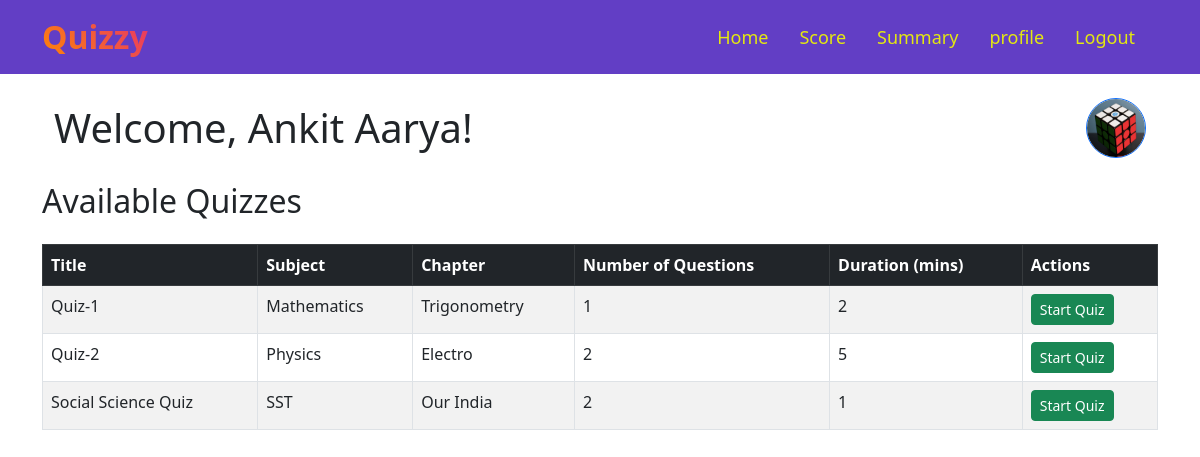
Before: /user/dashboard (signed in) with the older database file.
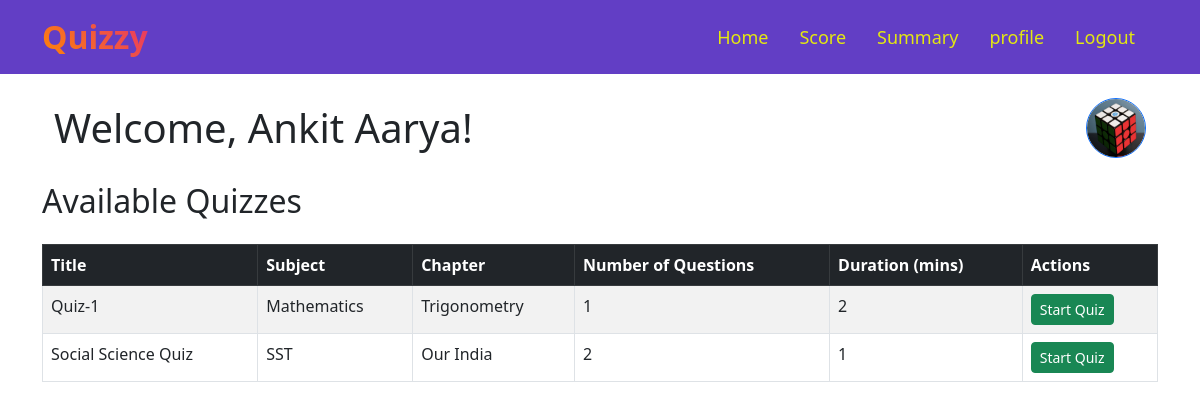
After: the same page with the newer database file.
### models.py (models this page shows)
class User(db.Model):
    id = db.Column(db.Integer, primary_key=True)
    username = db.Column(db.String(80), unique=True, nullable=False)
    password = db.Column(db.String(200), nullable=False)
    name = db.Column(db.String(80), nullable=False)
    qualification = db.Column(db.String(80), nullable=False)
    dob = db.Column(db.String(10), nullable=False)
    is_admin = db.Column(db.Boolean, nullable=False, default=False)

class Quiz(db.Model):
    id = db.Column(db.Integer, primary_key=True)
    title = db.Column(db.String(200), nullable=False)  # Title of the quiz
    subject_id = db.Column(db.Integer, db.ForeignKey('subject.id'), nullable=False)  # Related subject
    chapter_id = db.Column(db.Integer, db.ForeignKey('chapter.id'), nullable=False)  # Related chapter
    num_questions = db.Column(db.Integer, nullable=False)  # Number of questions in the quiz
    duration = db.Column(db.Integer, nullable=False)  # Duration in minutes
    created_at = db.Column(db.DateTime, default=datetime.utcnow)  # Timestamp
    subject = db.relationship('Subject', backref='quizzes', lazy="joined")
    chapter = db.relationship('Chapter', backref='quizzes', lazy="joined")

class Subject(db.Model):
    id = db.Column(db.Integer, primary_key=True)
    sub_name = db.Column(db.String(100), nullable=False, unique=True)
    chapters = db.relationship('Chapter', backref='subject', lazy=True, cascade="all, delete-orphan")

class Chapter(db.Model):
    id = db.Column(db.Integer, primary_key=True)
    name = db.Column(db.String(100), nullable=False)
    subject_id = db.Column(db.Integer, db.ForeignKey('subject.id'), nullable=False)
    questions = db.relationship('Question', backref='chapter', lazy=True, cascade="all, delete-orphan")

### routes.py (the view)
@app.route('/user/dashboard')
@auth_required
def user_dashboard():
    quizzes = Quiz.query.all()
    user_name = session.get('user_name', 'User')
    return render_template('user_side/user_dashboard.html', quizzes=quizzes, user_name=user_name )

### routes.py (called while the page is built)
def auth_required(func):
    @wraps(func)
    def inner(*args, **kwargs):
        if "user_id" not in session:
            flash('Please login to continue', 'info')
            return redirect(url_for('login'))
        user = User.query.get(session['user_id'])
        if not user:
            flash('User not found, please login again', 'danger')
            return redirect(url_for('login'))
        if user.is_admin:  # Block admin access
            flash('You are not allowed to access this page', 'danger')
            return redirect(url_for('home'))  # Redirect admin to home
        return func(*args, **kwargs)
    return inner

### templates/user_side/user_dashboard.html (shortened to what this page needs)
<!DOCTYPE html>
<html lang="en">
<head>
    {% block head %}
    <link rel="stylesheet" href="{{ url_for('static', filename='css/flash.css') }}">
    <link rel="stylesheet" href="https://cdn.jsdelivr.net/npm/bootstrap@5.3.3/dist/css/bootstrap.min.css">
    {% endblock %}
</head>
<body>
    {% include 'user_side/nav2.html' %}
    {% block content %}
    <div class="container mt-4 px-4">
        <div class="d-flex justify-content-between align-items-center">
            <h1 class="mb-0">Welcome, {{ user_name }}!</h1>
            <div>
                <img src="{{ url_for('static', filename='images/profile_0.png') }}" alt="Profile Picture"
                    class="rounded-circle border border-primary" width="60" height="60">
            </div>
        </div>
    </div>
    <div class="container mt-4">
        <h2 class="mb-4">Available Quizzes</h2>
        {% if quizzes %}
        <div class="table-responsive">
            <table class="table table-bordered table-striped">
                <thead class="table-dark">
                    <tr>
                        <th>Title</th>
                        <th>Subject</th>
                        <th>Chapter</th>
                        <th>Number of Questions</th>
                        <th>Duration (mins)</th>
                        <th>Actions</th>
                    </tr>
                </thead>
                <tbody>
                    {% for quiz in quizzes %}
                    <tr>
                        <td>{{ quiz.title }}</td>
                        <td>{{ quiz.subject.sub_name }}</td>
                        <td>{{ quiz.chapter.name }}</td>
                        <td>{{ quiz.num_questions }}</td>
                        <td>{{ quiz.duration }}</td>
                        <td>
                            <a href="{{ url_for('start_quiz', quiz_id=quiz.id) }}" class="btn btn-success btn-sm">Start
                                Quiz</a>
                        </td>
                    </tr>
                    {% endfor %}
                </tbody>
            </table>
        </div>
        {% else %}
        <p class="alert alert-warning">No quizzes available at the moment.</p>
        {% endif %}
    </div>
    {% endblock %}
</body>
</html>

### templates/user_side/nav2.html (shortened to what this page needs)
<!DOCTYPE html>
<html lang="en">
<head>
    <link href="https://cdn.jsdelivr.net/npm/bootstrap@5.3.0/dist/css/bootstrap.min.css" rel="stylesheet">
</head>
<body>
    <nav class="navbar navbar-expand-lg navbar-dark">
        <div class="container">
            <a class="navbar-brand" href="{{url_for('user_dashboard')}}">Quizzy</a>
            <div class="collapse navbar-collapse" id="navbarNav">
                <ul class="navbar-nav ms-auto">
                    <li class="nav-item"><a class="nav-link" href="{{url_for('user_dashboard')}}">Home</a></li>
                    <li class="nav-item"><a class="nav-link" href="{{url_for('user_results')}}">Score</a></li>
                    <li class="nav-item"><a class="nav-link" href="{{url_for('user_result_graph')}}">Summary</a></li>
                    <li class="nav-item"><a class="nav-link" href="{{url_for('profile')}}">profile</a></li>
                    <li class="nav-item"><a class="nav-link" href="{{url_for('logout')}}">Logout</a></li>
                </ul>
            </div>
        </div>
    </nav>
</body>
</html>

### templates/user_side/nav2.html (style rules this page uses)
body { overflow-x: hidden; }
.navbar { background-color: #623ec5; }
.nav-link { color: rgb(228, 232, 16) !important; font-size: large; }
.navbar-nav .nav-item { margin-right: 15px; }
.navbar-brand { font-size: 2rem; font-weight: bold; background: linear-gradient(45deg, #ff8a00, #e52e71); -webkit-background-clip: text; -webkit-text-fill-color: transparent; }

Changed rows visible on the page:
removed Quiz: title "Quiz-2", subject.sub_name "Physics", chapter.name "Electro", num_questions "2", duration "5"
